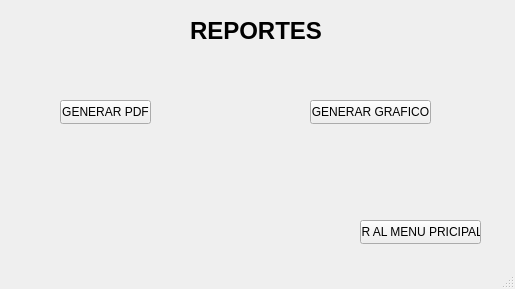
<?xml version="1.0" encoding="UTF-8"?>
<ui version="4.0">
 <class>MainWindow</class>
 <widget class="QMainWindow" name="MainWindow">
  <property name="geometry">
   <rect>
    <x>0</x>
    <y>0</y>
    <width>515</width>
    <height>289</height>
   </rect>
  </property>
  <property name="windowTitle">
   <string>MainWindow</string>
  </property>
  <widget class="QWidget" name="centralwidget">
   <widget class="QLabel" name="label">
    <property name="geometry">
     <rect>
      <x>190</x>
      <y>10</y>
      <width>131</width>
      <height>41</height>
     </rect>
    </property>
    <property name="font">
     <font>
      <pointsize>18</pointsize>
      <bold>true</bold>
     </font>
    </property>
    <property name="text">
     <string>REPORTES</string>
    </property>
   </widget>
   <widget class="QPushButton" name="generarPDF_boton">
    <property name="geometry">
     <rect>
      <x>60</x>
      <y>100</y>
      <width>91</width>
      <height>24</height>
     </rect>
    </property>
    <property name="text">
     <string>GENERAR PDF</string>
    </property>
   </widget>
   <widget class="QPushButton" name="generarGrafico_boton">
    <property name="geometry">
     <rect>
      <x>310</x>
      <y>100</y>
      <width>121</width>
      <height>24</height>
     </rect>
    </property>
    <property name="text">
     <string>GENERAR GRAFICO</string>
    </property>
   </widget>
   <widget class="QPushButton" name="menu_principal_boton">
    <property name="geometry">
     <rect>
      <x>360</x>
      <y>220</y>
      <width>121</width>
      <height>24</height>
     </rect>
    </property>
    <property name="text">
     <string>IR AL MENU PRICIPAL</string>
    </property>
   </widget>
  </widget>
  <widget class="QMenuBar" name="menubar">
   <property name="geometry">
    <rect>
     <x>0</x>
     <y>0</y>
     <width>515</width>
     <height>22</height>
    </rect>
   </property>
  </widget>
  <widget class="QStatusBar" name="statusbar"/>
 </widget>
 <resources/>
 <connections/>
</ui>
